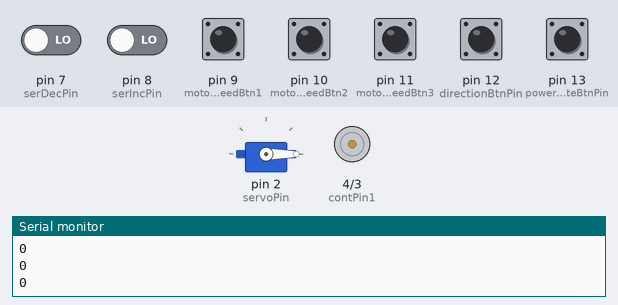
This sketch was run on a simulated Arduino Uno, built with avr-gcc and run on an emulated ATmega328P. Shown: servo, motor-driver pin pairs drawn as motors (green arrow = first pin HIGH = forward, orange = second pin HIGH = backward, longer = more drive, scaled by the enable pin), the last lines printed to the serial monitor. The inputs (shaded band) are chosen by the test bench; at power-on: pin 7 (serDecPin), pin 8 (serIncPin), pin 9 (motorSpeedBtn1), pin 10 (motorSpeedBtn2), pin 11 (motorSpeedBtn3), pin 12 (directionBtnPin), pin 13 (powerStateBtnPin) LOW.

Above: at 1.2 s.
1.3 s: pin 8 (serIncPin) driven HIGH
At 3.6 s:
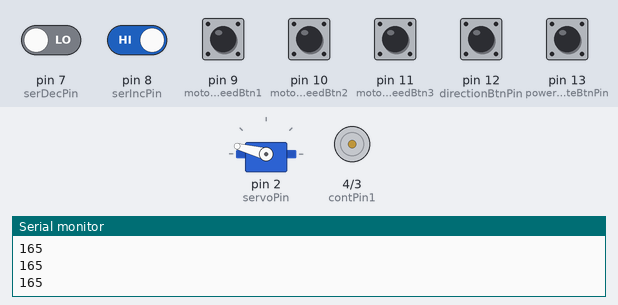
3.9 s: pin 12 (directionBtnPin) pulled HIGH for 0.15 s
5.5 s: pin 9 (motorSpeedBtn1) pulled HIGH for 0.15 s
7.1 s: pin 13 (powerStateBtnPin) pulled HIGH for 0.15 s
At 7.6 s:
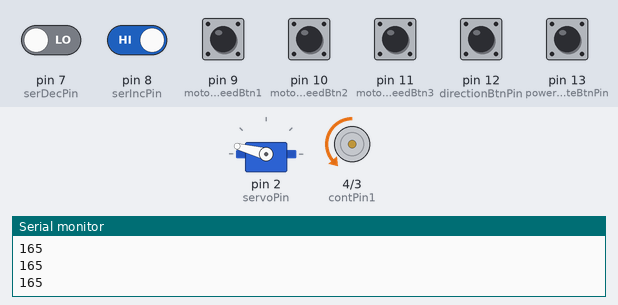
8.7 s: pin 10 (motorSpeedBtn2) pulled HIGH for 0.15 s
At 9.5 s:
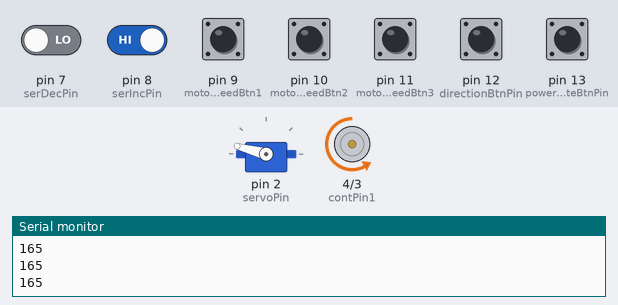
10.3 s: pin 11 (motorSpeedBtn3) pulled HIGH for 0.15 s
At 10.8 s:
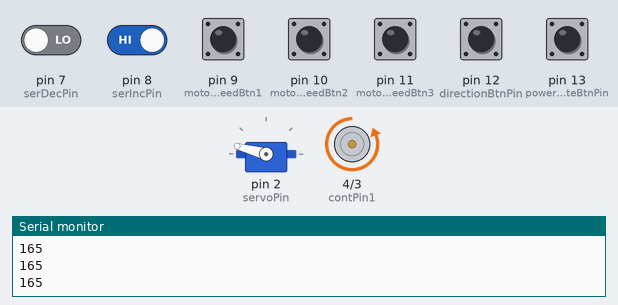
Timing chart, 0 to 12.9 s (numbered marks = the images above; inputs shaded):
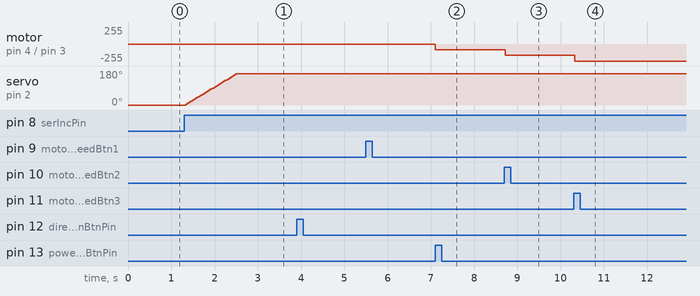

The sketch:

Programmable_Boat.ino
```cpp
#include <Servo.h>
int contPin1 = 4, contPin2 = 3, enablePin = 5, directionBtnPin = 12, powerStateBtnPin = 13;
int motorSpeedBtn1 = 9, motorSpeedBtn2 = 10, motorSpeedBtn3 = 11;
int speedVal1 = 85, speedVal2 = 169, speedVal3 = 255;
int powerBtnState = 0, prevPowerBtnState = 0, directionBtnState = 0, prevDirectionBtnState = 0, motorEnabled = 0, motorSpeed = 0, motorDirection = 1;
int servoPin = 2, serIncPin = 8, serDecPin = 7, serAng, maxSerAng = 165, startSerVal = 0, minSerAng = 0, serIncVal = 5, serDly = 35;
Servo servo;
void setup() {
  Serial.begin(9600);
  pinMode(directionBtnPin, INPUT);
  pinMode(powerStateBtnPin, INPUT);
  pinMode(contPin1, OUTPUT);
  pinMode(contPin2, OUTPUT);
  pinMode(enablePin, OUTPUT);
  pinMode(serIncPin, INPUT);
  pinMode(serDecPin, INPUT);
  pinMode(motorSpeedBtn1, INPUT);
  pinMode(motorSpeedBtn2, INPUT);
  pinMode(motorSpeedBtn3, INPUT);
  servo.attach(servoPin);
  digitalWrite(enablePin, LOW);
  servo.write(startSerVal);
}

void loop() {
  if (digitalRead(motorSpeedBtn1) == HIGH) {
    Serial.println("Button 1 Pressed");
    motorSpeed = speedVal1;
  }
  else if ( digitalRead(motorSpeedBtn2) == HIGH) {
    Serial.println("Button 2 Pressed");
    motorSpeed =  speedVal2;
  }
  else if ( digitalRead(motorSpeedBtn3) == HIGH) {
    Serial.println("Button 3 Pressed");
    motorSpeed =  speedVal3;
  }
  if (digitalRead(serIncPin) == HIGH && (serAng < maxSerAng) ) {
    serAng = serAng + serIncVal;
    delay(serDly);
  }
  if (digitalRead(serDecPin) == HIGH && (serAng > minSerAng) ) {
    serAng = serAng - serIncVal;
    delay(serDly);
  }
  servo.write(serAng);
  Serial.println(serAng);
  powerBtnState = digitalRead(powerStateBtnPin);
  delay(1);
  directionBtnState = digitalRead(directionBtnPin);
  if (powerBtnState != prevPowerBtnState) {
    if (powerBtnState == HIGH) {
      motorEnabled = !motorEnabled;
    }
  }
  if (directionBtnState != prevDirectionBtnState) {
    if (directionBtnState == HIGH) {
      motorDirection = ! motorDirection;
    }
  }
  if (motorDirection == 1) {
    digitalWrite(contPin1, HIGH);
    digitalWrite(contPin2, LOW);
  }
  else {
    digitalWrite(contPin1, LOW);
    digitalWrite(contPin2, HIGH);
  }
  if (motorEnabled == 1) {
    analogWrite(enablePin, motorSpeed);
  }
  else {
    analogWrite(enablePin, 0);
  }
  prevDirectionBtnState = directionBtnState;
  prevPowerBtnState = powerBtnState;
}
```

Measured:
- after the input at 1.3 s, servo on pin 2 (servoPin): moves from 0° to 165° over 1.2 s, starting at once
- after the input at 7.1 s, motor on pin 4 (contPin1) / pin 3 (contPin2): stopped → backward 85/255 at once
- after the input at 8.7 s, motor on pin 4 (contPin1) / pin 3 (contPin2): backward 85/255 → backward 169/255 at once
- after the input at 10.3 s, motor on pin 4 (contPin1) / pin 3 (contPin2): backward 169/255 → backward 255/255 at once
